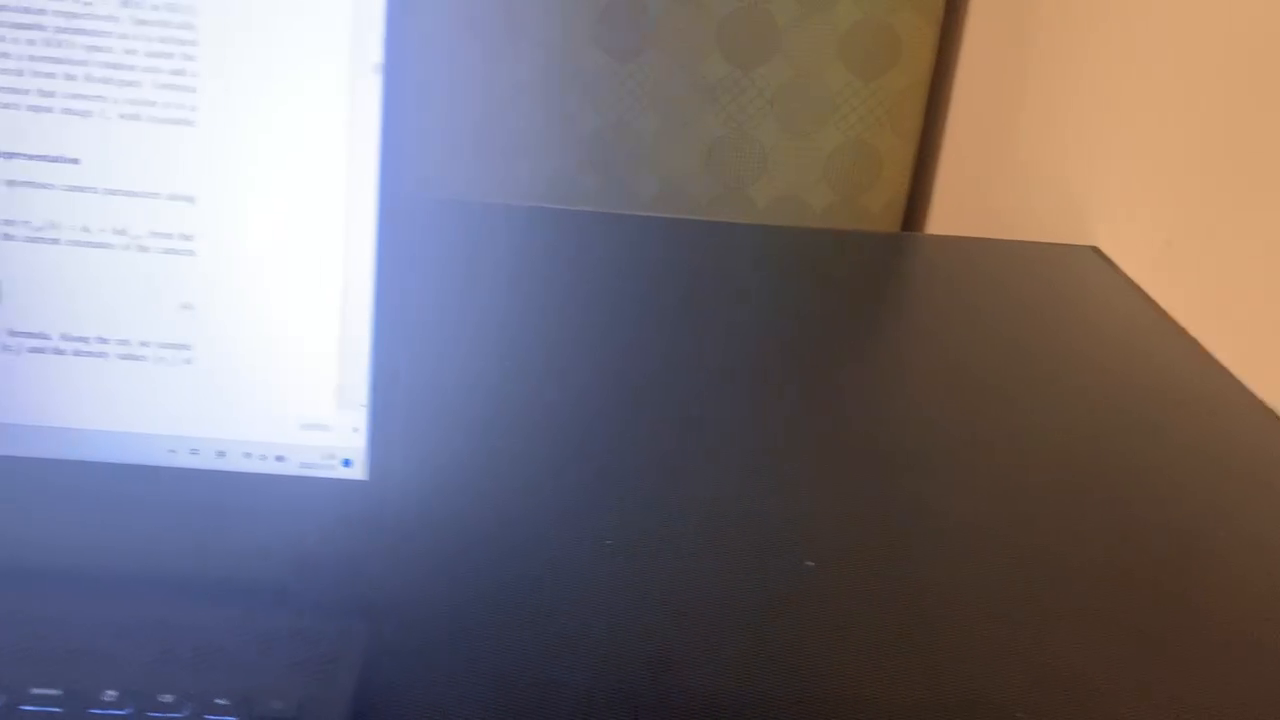
#> input picture frame 15 of test.mp4, 1280 x 720 px, given in place of the camera
$ python video_process.py
#> lines starting #> are read from the running program, lines starting #| are printed output that depends on the picture
#> in extract_frames, frame is the input picture: shape (720, 1280, 3); mean B, G, R 121.8, 116.9, 124.4
import os
import cv2
import shutil

import numpy as np
from PIL import ImageEnhance, Image

VIDEO_PATH = 'test.mp4'
EXTRACT_FOLDER = 'video'
EXTRACT_FREQUENCY = 1


def img_enhance(image):

    enh_bri = ImageEnhance.Brightness(image)
    brightness = 1.5
    image_brightened = enh_bri.enhance(brightness)
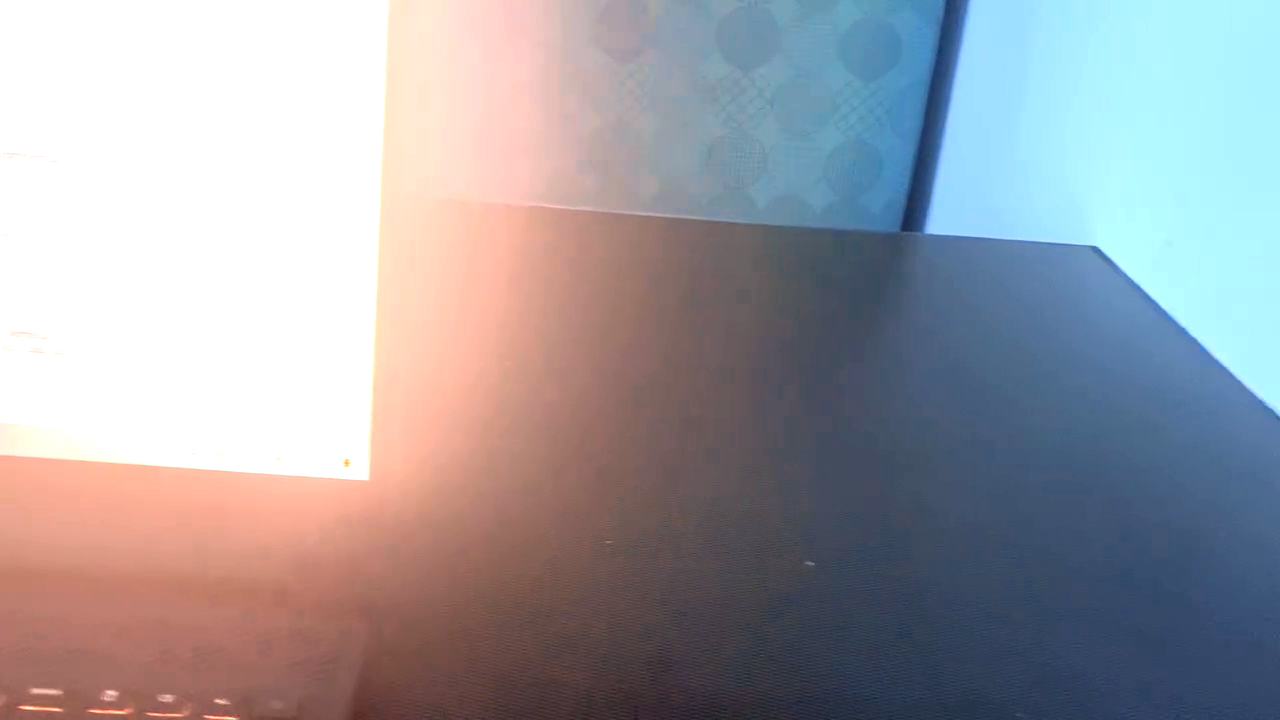
#> image_brightened: PIL image 1280x720 RGB; mean R, G, B 157.5, 156.8, 163.2

    enh_col = ImageEnhance.Color(image_brightened)
    color = 1.5
    image_colored = enh_col.enhance(color)
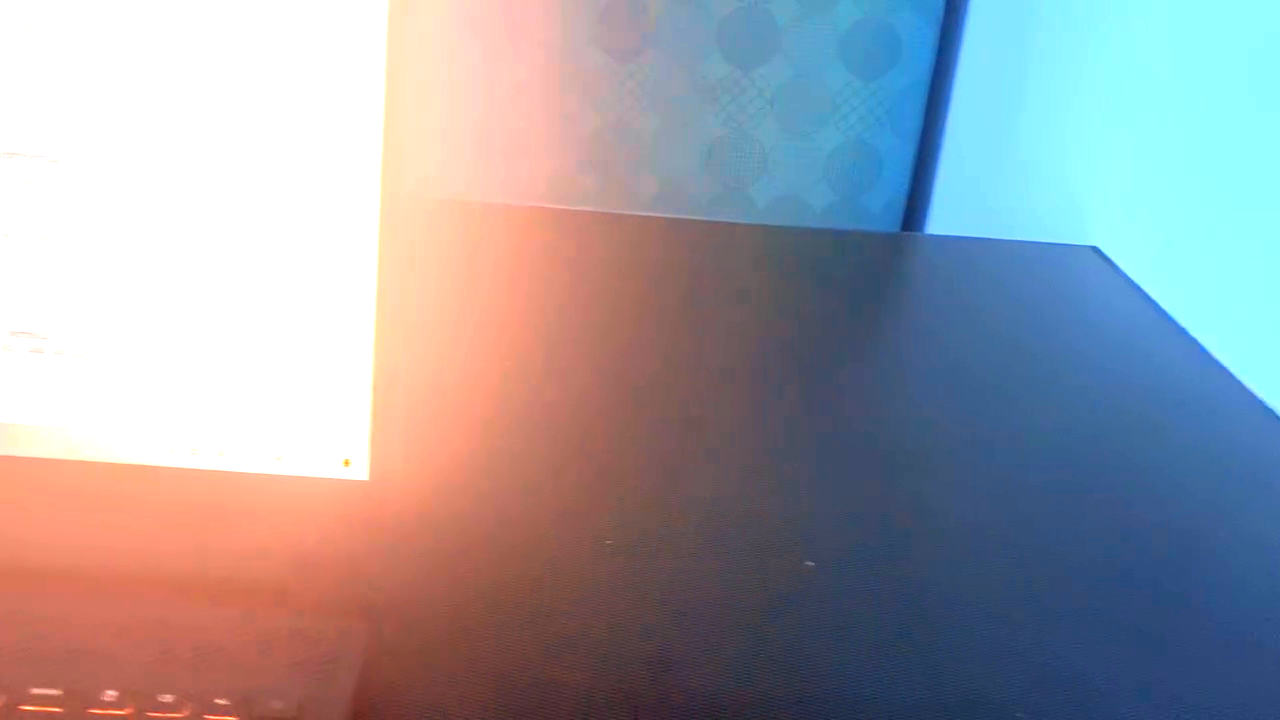
#> image_colored: PIL image 1280x720 RGB; mean R, G, B 155.6, 155.9, 164


    enh_con = ImageEnhance.Contrast(image_colored)
    contrast = 1.5
    image_contrasted = enh_con.enhance(contrast)
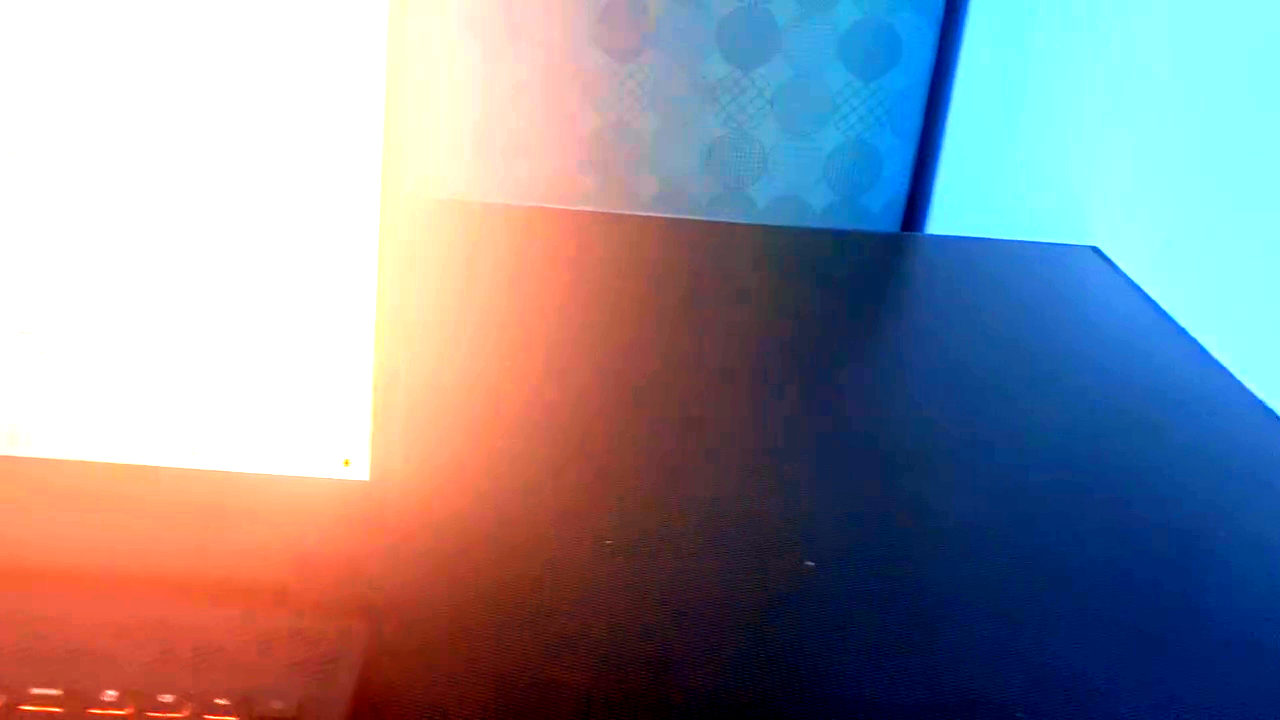
#> image_contrasted: PIL image 1280x720 RGB; mean R, G, B 140.8, 141.8, 152.9


    enh_sha = ImageEnhance.Sharpness(image_contrasted)
    sharpness = 3.0
    image_sharped = enh_sha.enhance(sharpness)


    return image_sharped

def extract_frames(video_path, dst_folder, index):

    video = cv2.VideoCapture()
    if not video.open(video_path):
        print("can not open the video")
        exit(1)
    count = 1
    while True:
        _, frame = video.read()
        frame = Image.fromarray(np.uint8(frame))
        frame = img_enhance(frame)
        if frame is None:
            break
        if count % EXTRACT_FREQUENCY == 0:
            save_path = "{}/{:>03d}.jpg".format(dst_folder, index)
            cv2.imwrite(save_path, np.asarray(frame))
            index += 1
        count += 1
    video.release()

    print("Totally save {:d} pics".format(index - 1))

def main():

    try:
        shutil.rmtree(EXTRACT_FOLDER)
    except OSError:
        pass
    if not os.path.exists(EXTRACT_FOLDER):
        os.mkdir(EXTRACT_FOLDER)

    extract_frames(VIDEO_PATH, EXTRACT_FOLDER, 1)

if __name__ == '__main__':
    main()

$ run again, starting later in the video
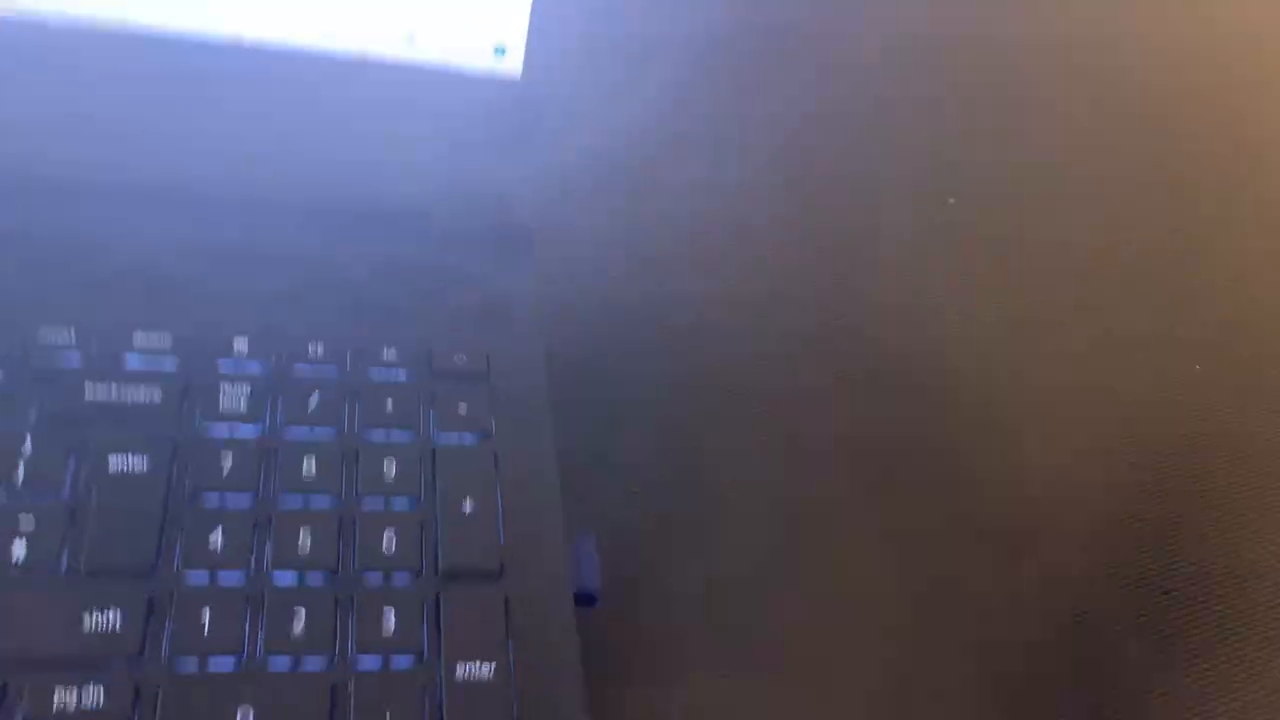
#> input picture frame 70 of test.mp4, 1280 x 720 px, given in place of the camera
#> in extract_frames, frame is the input picture: shape (720, 1280, 3); mean B, G, R 107.8, 89.4, 92.5
#> in img_enhance, `image_colored = enh_col.enhance(color)`:
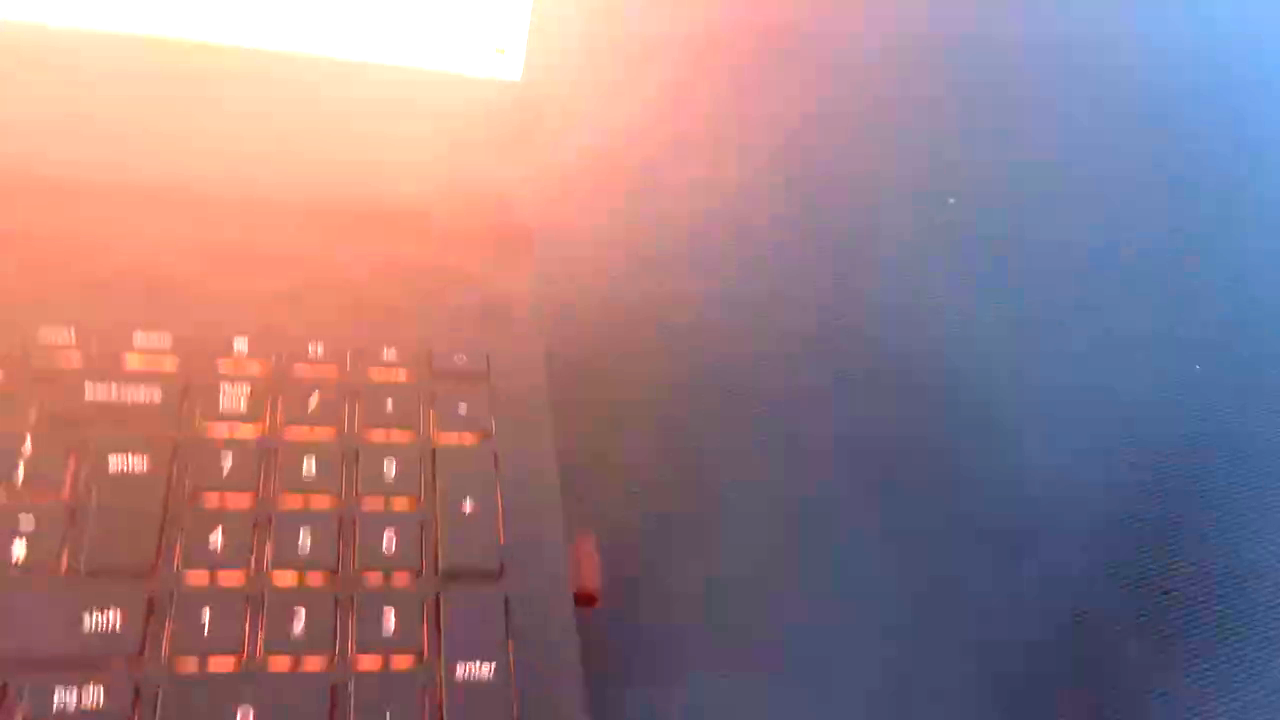
#> image_colored: PIL image 1280x720 RGB; mean R, G, B 156.9, 127, 134.3
#> in img_enhance, `image_contrasted = enh_con.enhance(contrast)`:
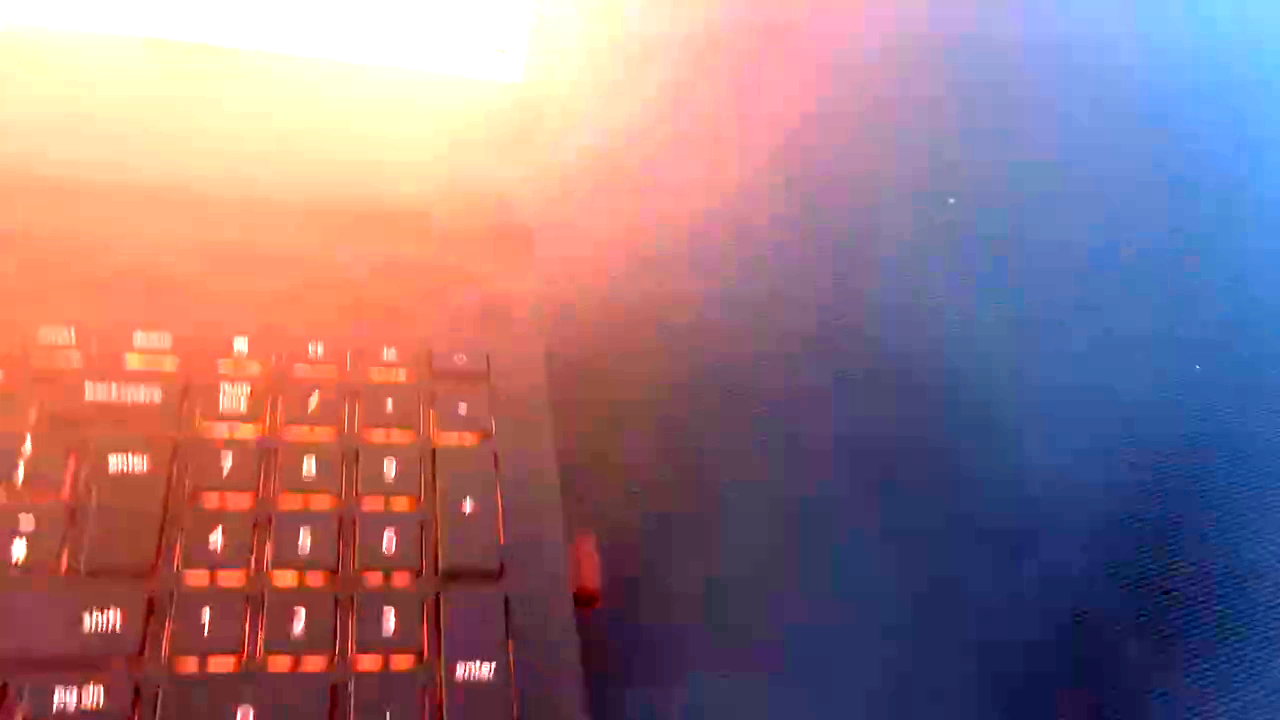
#> image_contrasted: PIL image 1280x720 RGB; mean R, G, B 152, 119.4, 130.4

$ run again, starting later in the video
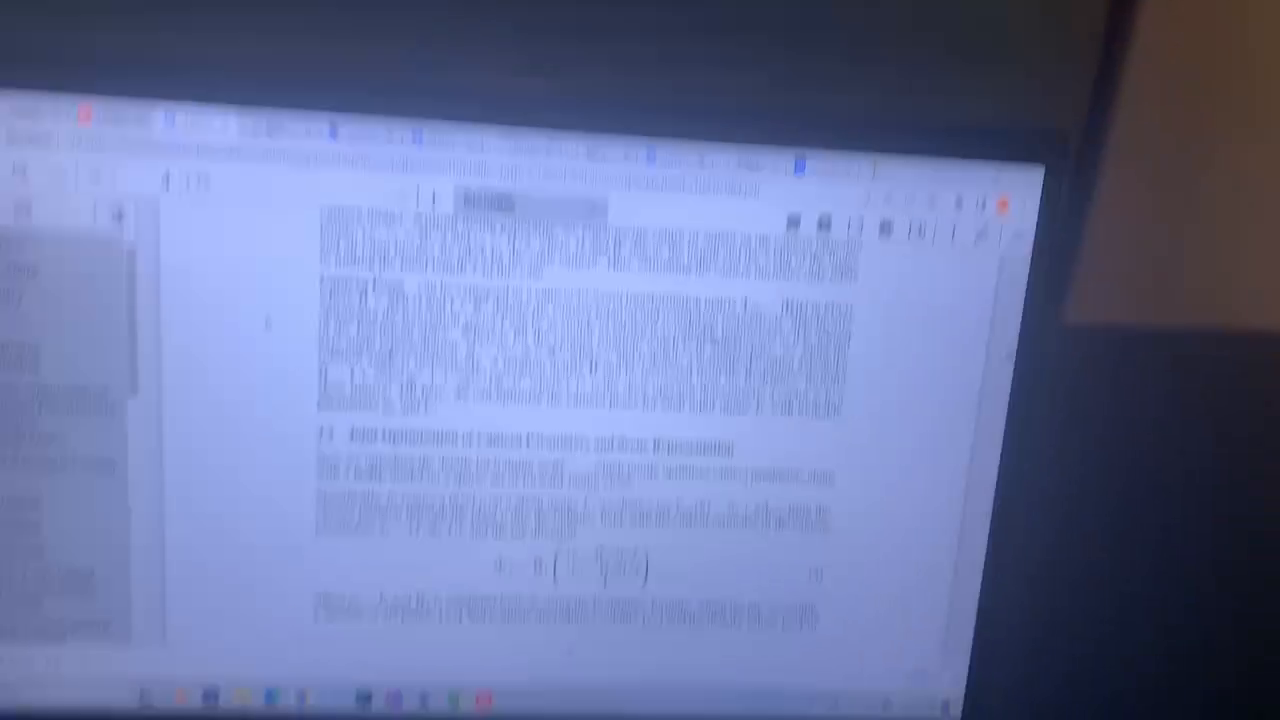
#> input picture frame 125 of test.mp4, 1280 x 720 px, given in place of the camera
#> in extract_frames, frame is the input picture: shape (720, 1280, 3); mean B, G, R 164.9, 118.2, 106.6
#> in img_enhance, `image_colored = enh_col.enhance(color)`:
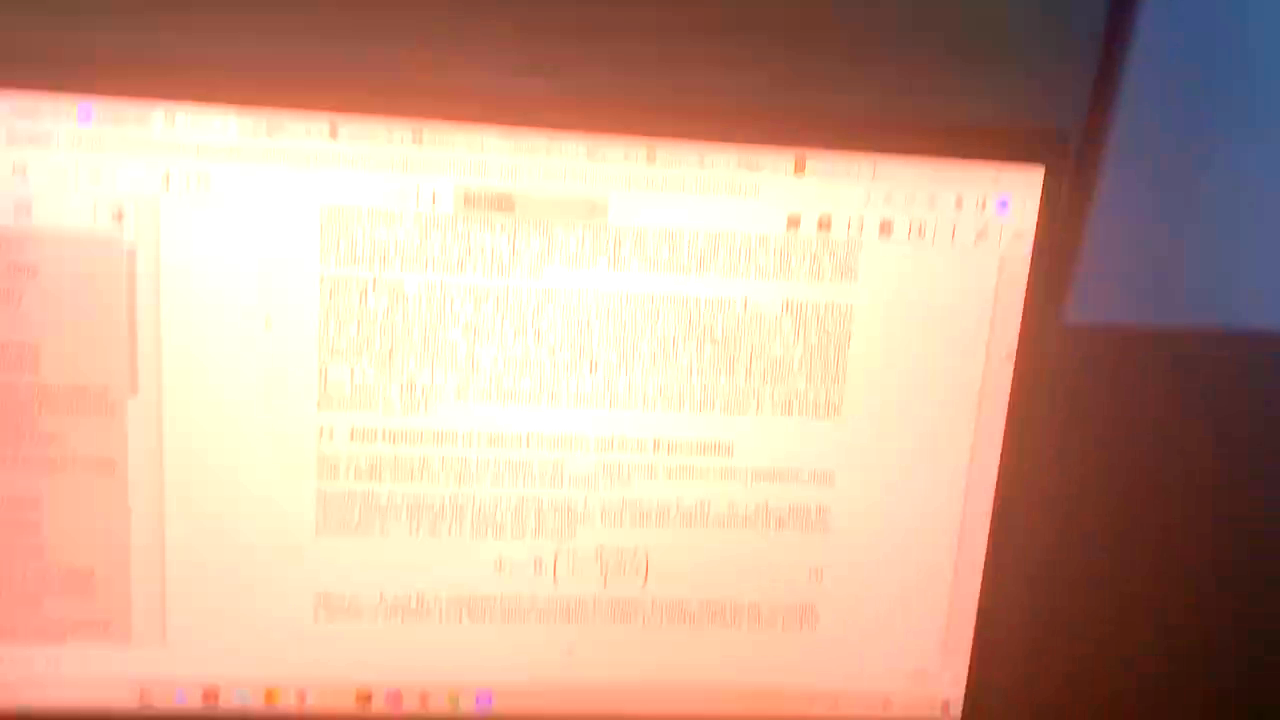
#> image_colored: PIL image 1280x720 RGB; mean R, G, B 204.4, 170.2, 149
#> in img_enhance, `image_contrasted = enh_con.enhance(contrast)`:
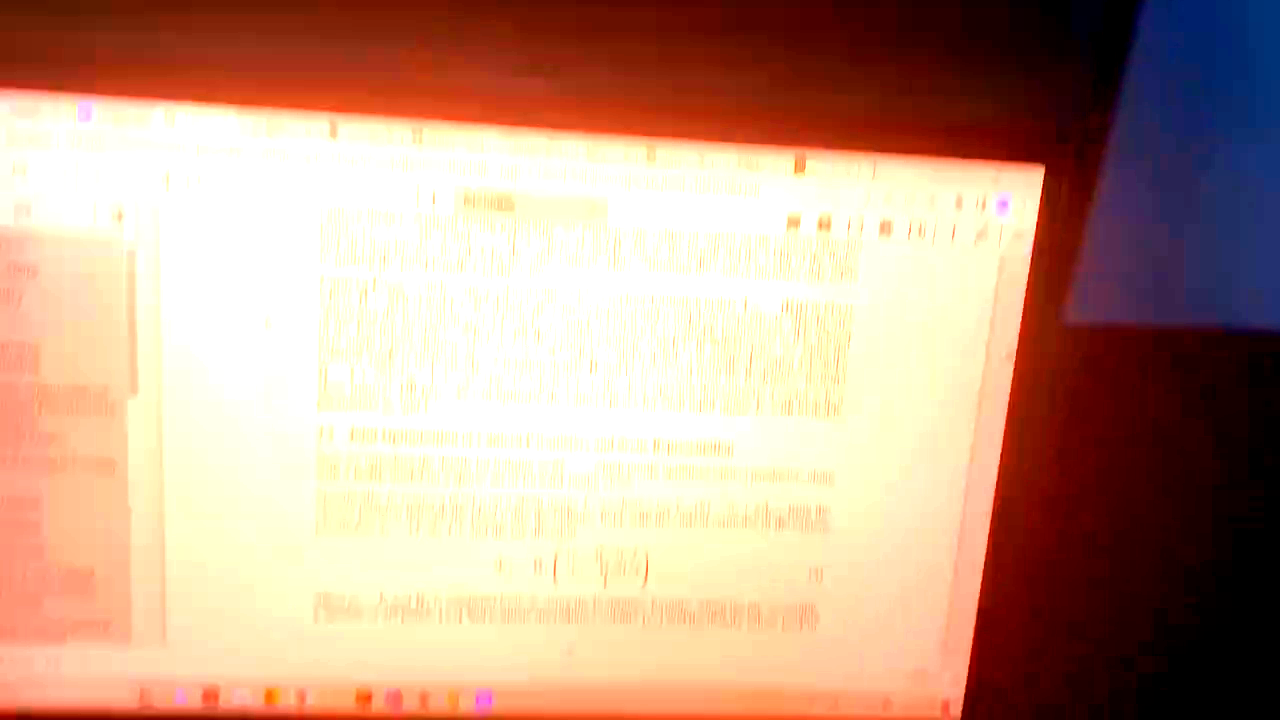
#> image_contrasted: PIL image 1280x720 RGB; mean R, G, B 193.3, 158.8, 137.7
